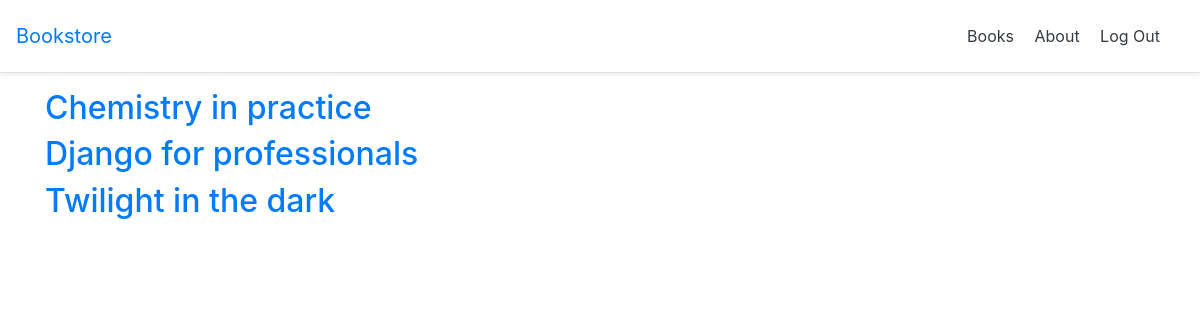
The page /books/ (signed in) on the database its author committed.
### books/models.py (models this page shows, shortened)
class Book(models.Model):
    id = models.UUIDField(
        primary_key=True,
        default=uuid.uuid4,
        editable=False)
    title = models.CharField(max_length=200)
    author = models.CharField(max_length=200)
    price = models.DecimalField(max_digits=6, decimal_places=2)
    cover = models.ImageField(upload_to='covers/', blank = True)
    class Meta:
        permissions =[
            ('special_status', 'can read all books')
        ]
    def get_absolute_url(self):
        return reverse('book_detail', args=[str(self.id)])

### books/views.py (the view)
# urls.py: path('', BookListView.as_view(), name='book_list'),
class BookListView(LoginRequiredMixin, ListView):
    model = Book
    context_object_name = 'book_list'
    template_name = 'books/book_list.html'
    login_url = 'account_login'

### templates/books/book_list.html (shortened to what this page needs)
{% extends '_base.html' %}
{% block content %}
  {% for book in book_list %}
    <div>
      <h2><a href="{{ book.get_absolute_url }}">{{ book.title }}</a></h2>
    </div>
  {% endfor %}
{% endblock content %}

### rows shown on the page
Book: title "Chemistry in practice"
Book: title "Django for professionals"
Book: title "Twilight in the dark"
